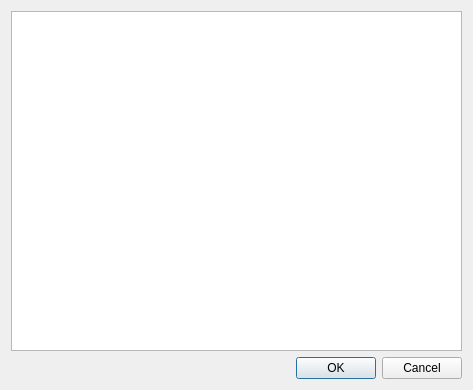
<?xml version="1.0" encoding="UTF-8"?>
<ui version="4.0">
 <class>ColumnDialog</class>
 <widget class="QDialog" name="ColumnDialog">
  <property name="geometry">
   <rect>
    <x>0</x>
    <y>0</y>
    <width>473</width>
    <height>390</height>
   </rect>
  </property>
  <property name="windowTitle">
   <string>Select columns</string>
  </property>
  <layout class="QVBoxLayout" name="verticalLayout">
   <item>
    <widget class="QTableWidget" name="tableWidget">
     <property name="editTriggers">
      <set>QAbstractItemView::NoEditTriggers</set>
     </property>
     <property name="showGrid">
      <bool>false</bool>
     </property>
     <attribute name="verticalHeaderVisible">
      <bool>false</bool>
     </attribute>
    </widget>
   </item>
   <item>
    <widget class="QDialogButtonBox" name="buttonBox">
     <property name="orientation">
      <enum>Qt::Horizontal</enum>
     </property>
     <property name="standardButtons">
      <set>QDialogButtonBox::Cancel|QDialogButtonBox::Ok</set>
     </property>
    </widget>
   </item>
  </layout>
 </widget>
 <resources/>
 <connections>
  <connection>
   <sender>buttonBox</sender>
   <signal>accepted()</signal>
   <receiver>ColumnDialog</receiver>
   <slot>accept()</slot>
   <hints>
    <hint type="sourcelabel">
     <x>248</x>
     <y>254</y>
    </hint>
    <hint type="destinationlabel">
     <x>157</x>
     <y>274</y>
    </hint>
   </hints>
  </connection>
  <connection>
   <sender>buttonBox</sender>
   <signal>rejected()</signal>
   <receiver>ColumnDialog</receiver>
   <slot>reject()</slot>
   <hints>
    <hint type="sourcelabel">
     <x>316</x>
     <y>260</y>
    </hint>
    <hint type="destinationlabel">
     <x>286</x>
     <y>274</y>
    </hint>
   </hints>
  </connection>
 </connections>
</ui>
